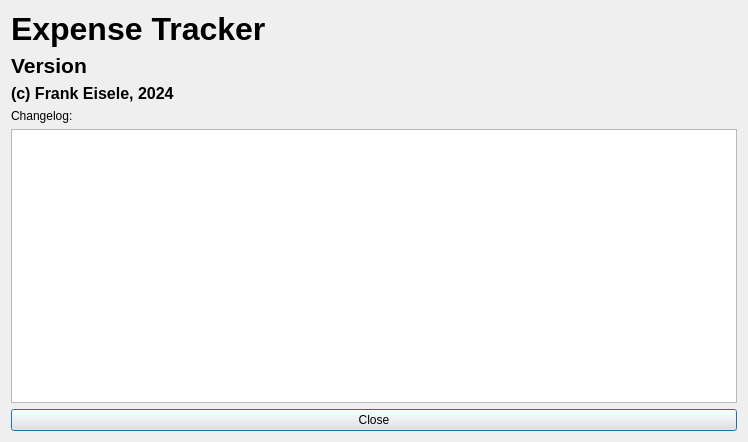
<?xml version="1.0" encoding="UTF-8"?>
<ui version="4.0">
 <class>dlg_about</class>
 <widget class="QDialog" name="dlg_about">
  <property name="geometry">
   <rect>
    <x>0</x>
    <y>0</y>
    <width>748</width>
    <height>442</height>
   </rect>
  </property>
  <property name="windowTitle">
   <string>About Expense Tracker</string>
  </property>
  <layout class="QVBoxLayout" name="verticalLayout">
   <item>
    <widget class="QLabel" name="lbl_title">
     <property name="font">
      <font>
       <pointsize>24</pointsize>
       <bold>true</bold>
      </font>
     </property>
     <property name="text">
      <string>Expense Tracker</string>
     </property>
    </widget>
   </item>
   <item>
    <widget class="QLabel" name="lbl_version">
     <property name="font">
      <font>
       <pointsize>16</pointsize>
       <bold>true</bold>
      </font>
     </property>
     <property name="text">
      <string>Version </string>
     </property>
    </widget>
   </item>
   <item>
    <widget class="QLabel" name="lbl_author">
     <property name="font">
      <font>
       <pointsize>12</pointsize>
       <bold>true</bold>
      </font>
     </property>
     <property name="text">
      <string>(c) Frank Eisele, 2024</string>
     </property>
    </widget>
   </item>
   <item>
    <widget class="QLabel" name="label_4">
     <property name="text">
      <string>Changelog:</string>
     </property>
    </widget>
   </item>
   <item>
    <widget class="QTextBrowser" name="txt_browser"/>
   </item>
   <item>
    <widget class="QPushButton" name="btn_close">
     <property name="text">
      <string>Close</string>
     </property>
    </widget>
   </item>
  </layout>
 </widget>
 <resources/>
 <connections/>
</ui>
